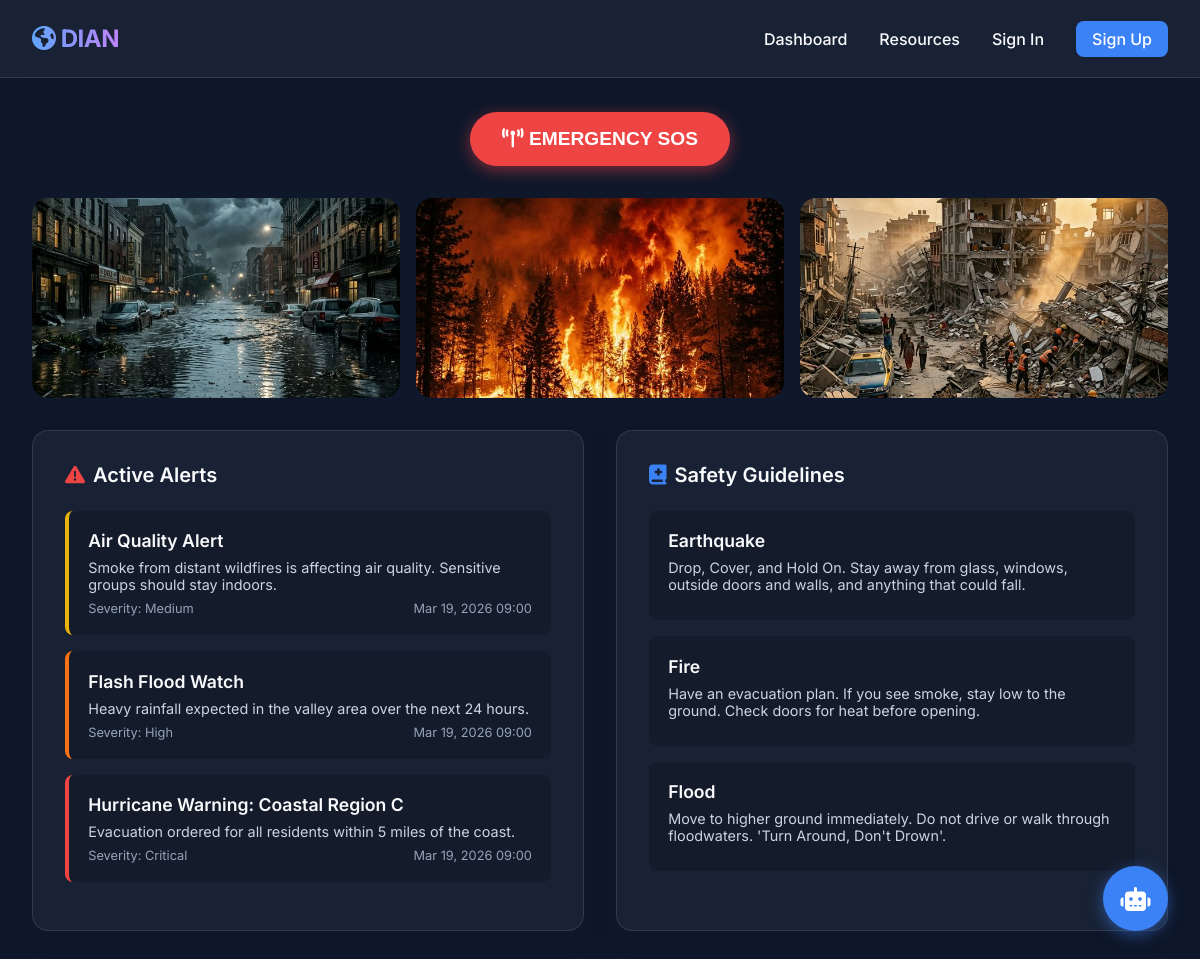
The page / on the database its author committed.
### core/models.py (models this page shows, shortened)
class DisasterAlert(models.Model):
    SEVERITY_CHOICES = [
        ('LOW', 'Low'),
        ('MEDIUM', 'Medium'),
        ('HIGH', 'High'),
        ('CRITICAL', 'Critical'),
    ]
    title = models.CharField(max_length=200)
    description = models.TextField()
    severity = models.CharField(max_length=20, choices=SEVERITY_CHOICES, default='LOW')
    date_posted = models.DateTimeField(auto_now_add=True)
    is_active = models.BooleanField(default=True)

class SafetyGuideline(models.Model):
    category = models.CharField(max_length=100)
    content = models.TextField()

### core/views.py (the view)
# urls.py: path('', views.index, name='index'),
def index(request):
    alerts = DisasterAlert.objects.filter(is_active=True).order_by('-date_posted')
    guidelines = SafetyGuideline.objects.all()
    context = {
        'alerts': alerts,
        'guidelines': guidelines,
    }
    return render(request, 'core/index.html', context)

### core/templates/core/index.html (shortened to what this page needs)
{% extends 'core/layout.html' %}
{% load static %}
{% block content %}
<div style="text-align: center; margin-bottom: 2rem;">
    <button id="sosBtn" style="background:var(--accent-color); color:white; padding:1rem 2rem; border-radius:2rem; font-size:1.2rem; font-weight:700; border:none; cursor:pointer; box-shadow: 0 4px 15px rgba(239, 68, 68, 0.5);"><i class="fa-solid fa-tower-broadcast"></i> EMERGENCY SOS</button>
</div>
<div style="display:flex; justify-content:space-between; gap:1rem; margin-bottom: 2rem; overflow-x:auto;">
    <img src="{% static 'core/images/flood.png' %}" style="height:200px; border-radius:1rem; object-fit:cover; flex:1;" alt="Flood">
    <img src="{% static 'core/images/fire.png' %}" style="height:200px; border-radius:1rem; object-fit:cover; flex:1;" alt="Fire">
    <img src="{% static 'core/images/earthquake.png' %}" style="height:200px; border-radius:1rem; object-fit:cover; flex:1;" alt="Earthquake">
</div>
<div class="dashboard">
    <div class="card">
        <h2><i class="fa-solid fa-triangle-exclamation" style="color: var(--accent-color);"></i> Active Alerts</h2>
        <div class="alerts-list">
            {% if alerts %}
                {% for alert in alerts %}
                    <div class="alert-item severity-{{ alert.severity|lower }}">
                        <div class="alert-title">{{ alert.title }}</div>
                        <div class="alert-desc">{{ alert.description }}</div>
                        <div class="alert-meta">
                            <span>Severity: {{ alert.get_severity_display }}</span>
                            <span>{{ alert.date_posted|date:"M d, Y H:i" }}</span>
                        </div>
                    </div>
                {% endfor %}
            {% else %}
                <p style="color: #94a3b8;">No active alerts at the moment. Stay safe!</p>
            {% endif %}
        </div>
    </div>
    <div class="card">
        <h2><i class="fa-solid fa-book-medical" style="color: var(--primary-color);"></i> Safety Guidelines</h2>
        <div class="guides-list">
            {% if guidelines %}
                {% for guide in guidelines %}
                    <div class="guide-item">
                        <div class="alert-title">{{ guide.category }}</div>
                        <div class="alert-desc">{{ guide.content }}</div>
                    </div>
                {% endfor %}
            {% else %}
                <p style="color: #94a3b8;">Guidelines will appear here.</p>
            {% endif %}
        </div>
    </div>
</div>
{% endblock %}

### core/templates/core/layout.html (shortened to what this page needs)
{% load static %}
<!DOCTYPE html>
<html lang="en">
<head>
    <link rel="stylesheet" href="https://cdnjs.cloudflare.com/ajax/libs/font-awesome/6.4.0/css/all.min.css">
    <link rel="stylesheet" href="{% static 'core/style.css' %}">
</head>
<body>
    <nav class="navbar">
        <h1><i class="fa-solid fa-earth-americas"></i> DIAN</h1>
        <ul>
            <li><a href="/">Dashboard</a></li>
            <li><a href="#">Resources</a></li>
            {% if user.is_authenticated %}
                {% if user.is_staff %}
                    <li><a href="/admin/">Admin</a></li>
                {% endif %}
                <li>
                    <form action="{% url 'logout' %}" method="post" style="display:inline;">
                        {% csrf_token %}
                        <button type="submit" style="background:none; border:none; padding:0; margin:0; font:inherit; color:var(--text-color); cursor:pointer; font-weight:500;">Logout ({{ user.username }})</button>
                    </form>
                </li>
            {% else %}
                <li><a href="{% url 'login' %}">Sign In</a></li>
                <li><a href="{% url 'signup' %}" style="background:var(--primary-color); padding:0.5rem 1rem; border-radius:0.5rem; color:white;">Sign Up</a></li>
            {% endif %}
        </ul>
    </nav>
    <main>
        {% block content %}{% endblock %}
    </main>
    <button class="chat-btn" id="chatBtn" title="Ask AI for Help">
        <i class="fa-solid fa-robot"></i>
    </button>
</body>
</html>

### core/static/core/style.css (style rules this page uses)
:root { --bg-color: #0f172a; --text-color: #f8fafc; --primary-color: #3b82f6; --secondary-color: #1e293b; --accent-color: #ef4444; --glass-bg: rgba(30, 41, 59, 0.7); --glass-border: rgba(255, 255, 255, 0.1); }
* { margin: 0; padding: 0; box-sizing: border-box; }
body { font-family: 'Inter', sans-serif; background-color: var(--bg-color); color: var(--text-color); min-height: 100vh; overflow-x: hidden; }
.navbar { position: fixed; top: 0; width: 100%; padding: 1.5rem 2rem; background: var(--glass-bg); backdrop-filter: blur(10px); border-bottom: 1px solid var(--glass-border); z-index: 1000; display: flex; justify-content: space-between; align-items: center; }
.navbar h1 { font-size: 1.5rem; font-weight: 700; letter-spacing: -0.5px; background: linear-gradient(90deg, #60a5fa, #c084fc); -webkit-background-clip: text; -webkit-text-fill-color: transparent; }
.navbar ul { list-style: none; display: flex; gap: 2rem; }
.navbar a { text-decoration: none; color: var(--text-color); font-weight: 500; transition: color 0.3s; }
main { margin-top: 5rem; padding: 2rem; }
.dashboard { display: grid; grid-template-columns: 1fr 1fr; gap: 2rem; max-width: 1200px; margin: 0 auto; }
.card { background: var(--glass-bg); border: 1px solid var(--glass-border); border-radius: 1rem; padding: 2rem; box-shadow: 0 4px 30px rgba(0,0,0,0.1); backdrop-filter: blur(5px); }
.card h2 { margin-bottom: 1.5rem; font-size: 1.25rem; font-weight: 600; display: flex; align-items: center; gap: 0.5rem; }
.alert-item, .guide-item { padding: 1.2rem; border-radius: 0.5rem; margin-bottom: 1rem; background: rgba(0,0,0,0.2); transition: transform 0.3s, background 0.3s; }
.alert-title { font-weight: 600; font-size: 1.1rem; margin-bottom: 0.5rem; }
.alert-desc { font-size: 0.9rem; color: #cbd5e1; margin-bottom: 0.5rem; }
.alert-meta { font-size: 0.8rem; color: #94a3b8; display: flex; justify-content: space-between; }
.severity-critical { border-left: 4px solid var(--accent-color); }
.severity-high { border-left: 4px solid #f97316; }
.severity-medium { border-left: 4px solid #eab308; }
.chat-btn { position: fixed; bottom: 2rem; right: 2rem; background: var(--primary-color); color: white; border: none; width: 65px; height: 65px; border-radius: 50%; font-size: 1.5rem; cursor: pointer; box-shadow: 0 4px 15px rgba(59, 130, 246, 0.5); transition: transform 0.3s; z-index: 1001; display:flex; justify-content:center; align-items:center; }

### rows shown on the page
DisasterAlert: title "Air Quality Alert", description "Smoke from distant wildfires is affecting air quality. Sensitive groups should stay indoors.", severity "Medium", date_posted "Mar 19, 2026 09:00"
DisasterAlert: title "Flash Flood Watch", description "Heavy rainfall expected in the valley area over the next 24 hours.", severity "High", date_posted "Mar 19, 2026 09:00"
DisasterAlert: title "Hurricane Warning: Coastal Region C", description "Evacuation ordered for all residents within 5 miles of the coast.", severity "Critical", date_posted "Mar 19, 2026 09:00"
SafetyGuideline: category "Earthquake", content "Drop, Cover, and Hold On. Stay away from glass, windows, outside doors and walls, and anything that could fall."
SafetyGuideline: category "Fire", content "Have an evacuation plan. If you see smoke, stay low to the ground. Check doors for heat before opening."
SafetyGuideline: category "Flood", content "Move to higher ground immediately. Do not drive or walk through floodwaters. 'Turn Around, Don't Drown'."
